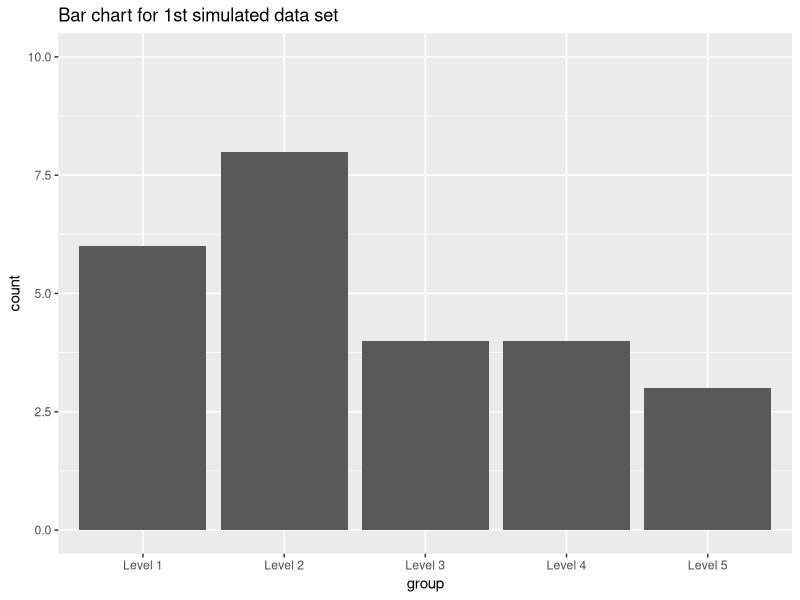
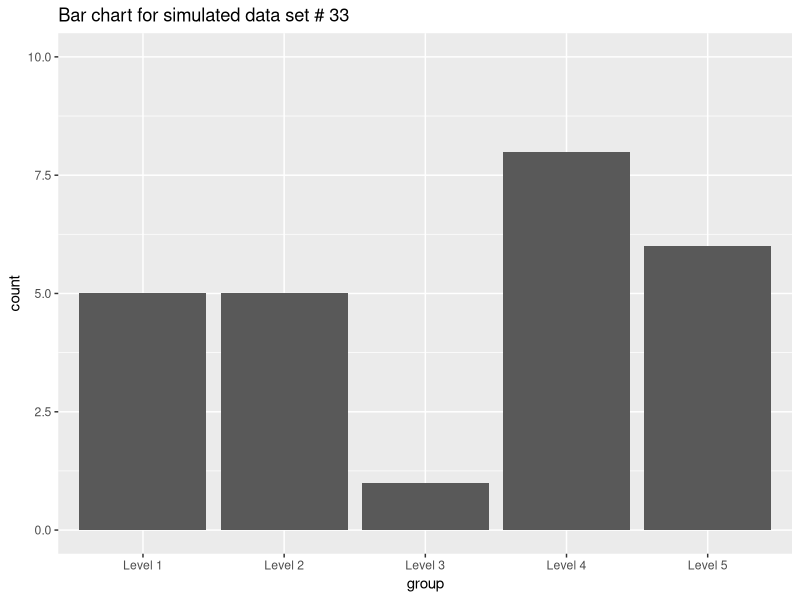

The R source for these figures, in order:
## ---- chunk 1
library(tidyverse)
numb_levels = 5
p_0 = 1/numb_levels
obs_data = rmultinom(n=1, size=25, prob=rep(p_0, numb_levels))
obs_data  
## ---- chunk 2
experiments = 100
## ---- chunk 3
obs_data_formatted = NULL

  for(j in 1:numb_levels){
    print(j)
    obs_data_formatted = c(obs_data_formatted, rep(paste0("Level ", j), obs_data[j,1])) 
  }

obs_data_formatted <- data.frame(group=obs_data_formatted)
obs_data_formatted


ggplot(obs_data_formatted, aes(x=group)) +
  geom_bar() + 
  labs(title= "Bar chart for 1st simulated data set") +
  ylim(0, 10)
## ---- chunk 4
obs_data_full = matrix(rep(NA, experiments*numb_levels), nrow=experiments)
for(i in 1:experiments){
  obs_data_full[i,] = rmultinom(n=1, size=25, prob=rep(p_0, numb_levels)) 
}
obs_data_full
colnames(obs_data_full) = c("Level 1", "Level 2", "Level 3", "Level 4", "Level 5")
obs_data_full
t(obs_data_full)  ## this is the matrix transpose 
## ---- chunk 5
plot_objects = list() ## lists are objects that are more general than data objects, we're going to create an empty list and store our 100 different plots in this list

for (i in 1:experiments){

  obs_data_formatted = NULL

  for(j in 1:numb_levels){
    obs_data_formatted = c(obs_data_formatted, rep(paste0("Level ", j), t(obs_data_full)[j,i])) 
  }

  obs_data_formatted <- data.frame(group=obs_data_formatted)
  obs_data_formatted


plot_objects[[i]] <-  ggplot(obs_data_formatted, aes(x=group)) +
    geom_bar() + 
    labs(title= paste0("Bar chart for simulated data set # ", i)) +
    ylim(0, 10)
}
## ---- chunk 6
k=33   ## sub any number from 1:100 here! 
plot_objects[[k]] 
